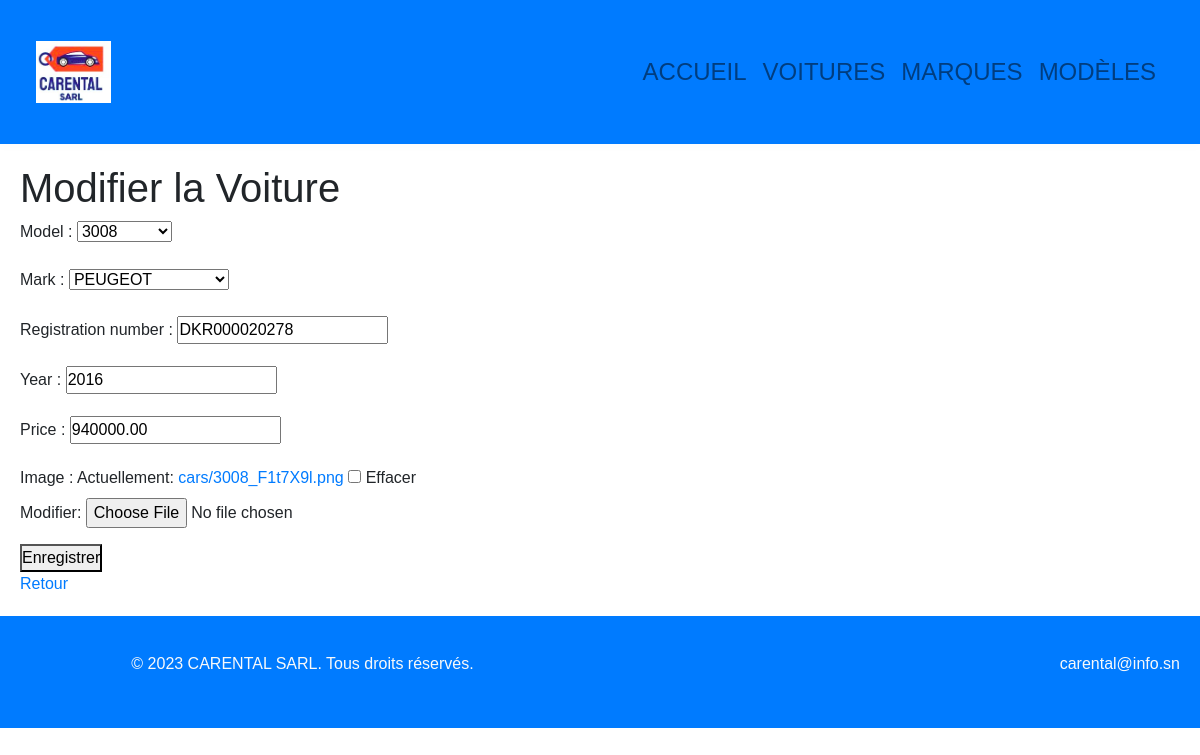
Screenshot of /Car/2/edit/ (signed in) with the database file from the repository.
### Car/models.py (models this page shows, shortened)
class Car(models.Model):
    model = models.ForeignKey(CarModel, on_delete=models.CASCADE)
    mark = models.ForeignKey(CarMark, on_delete=models.CASCADE)
    registration_number = models.CharField(max_length=20)
    year = models.PositiveIntegerField()
    price = models.DecimalField(max_digits=10, decimal_places=2)
    image = models.ImageField(upload_to='cars/', blank=True, null=True)
    class Meta:
        verbose_name = "Voiture"
        verbose_name_plural = "Voitures"

### Car/views.py (the view)
# urls.py: path('<int:pk>/edit/', car_edit, name='car_edit'),
@login_required
def car_edit(request, pk):
    car = get_object_or_404(Car, pk=pk)
    if request.method == 'POST':
        form = CarForm(request.POST, instance=car)
        if form.is_valid():
            form.save()
            return HttpResponseRedirect(reverse('Car:car_list'))  # Redirige vers la liste des voitures après la modification
    else:
        form = CarForm(instance=car)
    return render(request, 'car/update.html', {'form': form})

### Car/forms.py
class CarForm(forms.ModelForm):
    class Meta:
        model = Car
        fields = '__all__'

### CarMark/models.py (called while the page is built)
    def __str__(self):
        return f"{self.name}"

### CarModel/models.py (called while the page is built)
    def __str__(self):
        return f"{self.name}"

### Car/templates/car/update.html (shortened to what this page needs)
{% extends "structure.html" %}
{% block content %}
<h1>Modifier la Voiture</h1>
<form method="post" enctype="multipart/form-data">
    {{ form.as_p }}
    <button type="submit">Enregistrer</button>
</form>
<a href="{% url 'Car:car_list' %}">Retour</a>
{% endblock %}

### static/css/style.css (style rules this page uses)
* { margin: 0; padding: 0; list-style: none; text-decoration: none; }
body { font-family: Arial, Helvetica, sans-serif; margin: 0; }

### rows the page displays
Car: model "3008", mark "PEUGEOT", registration_number "DKR000020278", year "2016", price "940000.00"
